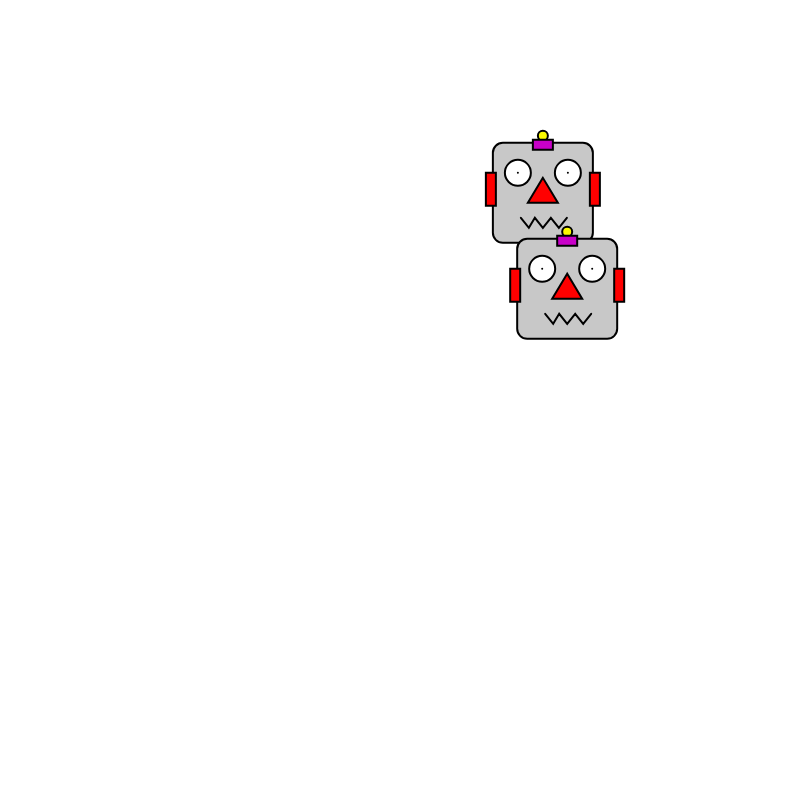
Frame 1 (no input)
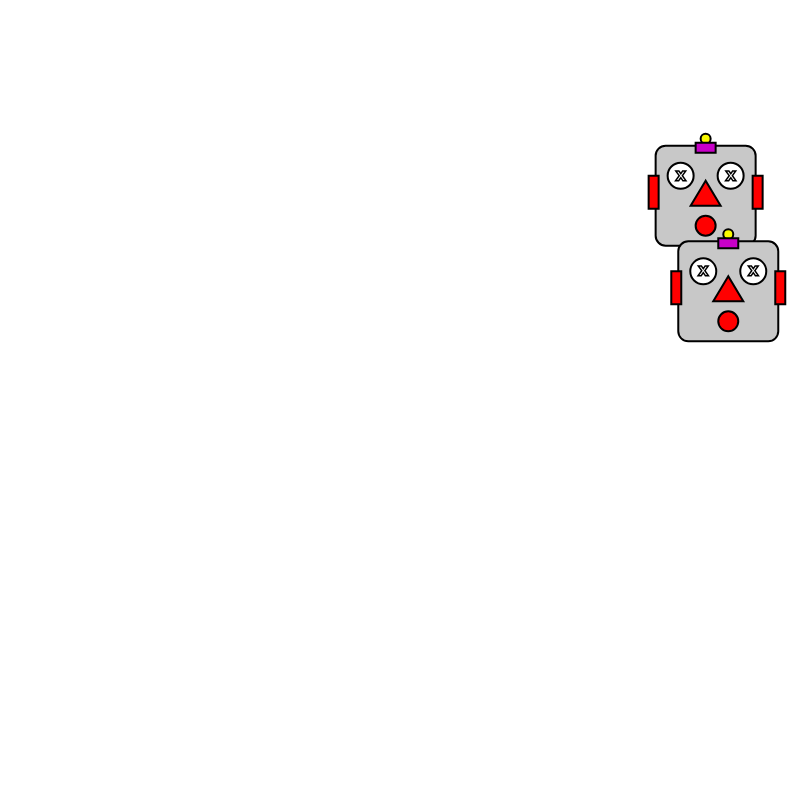
Frame 60 (no input)
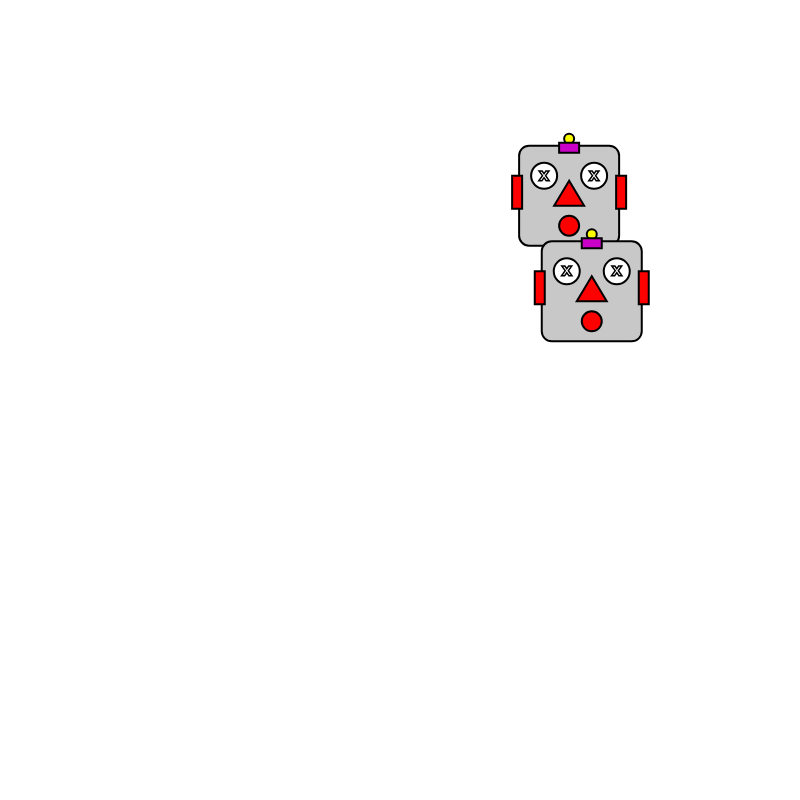
Frame 120 (the mouse pressed at the canvas centre since frame 60)

The p5.js sketch that drew these frames (run headless with seeded random() and noise() and a simulated clock; from frame 60 on, the mouse is pressed at the canvas centre):

// p5.js sketch
// ── sketch.js
/// <reference path="/Users/bgmacbook/Documents/UoL Computer Science/CM1005 - ITP1/p5.intellisense/p5.global-mode.d.ts" />
/*
Hack it: Conditionals

c Make the robot heads bounce of the sides of the canvas.

You'll need to write several if statements to test if the robots have reached
the edge of the screen.

HINT:
You can easy switch the direction of the robot by mulitplying the current speed
by -1 I.E.

robotSpeed_x *= -1;

Extensions and alternatives
1. Customise the robots and add additional animations, such as flashing antenna
or mouths

2. Instead of bouncing of the edge of the screen make the robots wrap around to the
other corner

3. Make the robots bouce off one another as well. (this is quite tricky so don't
get into it unless you are feeling confident and have the time!)

*/

var robot1_x;
var robot1_y;
var robot1Speed_x;
var robot1Speed_y;
var robot1Surprised;

var robot2_x;
var robot2_y;
var robot2Speed_x;
var robot2Speed_y;
var robot2Surprised;

function setup()
{
	//create a canvas for the robot
	createCanvas(800, 800);
	robot1_x = random(0, width - 110);
	robot1_y = random(0, height - 110);

	robot2_x = random(0, width - 110);
	robot2_y = random(0, height - 110);

	robot1Speed_x = random(2, 5);
	robot1Speed_y = random(2, 5);

	robot2Speed_x = random(2, 5);
	robot2Speed_y = random(2, 5);
}

function draw()
{
	background(255);
	strokeWeight(2);

	//robot heads
	fill(200);
	rect(robot1_x, robot1_y, 100, 100, 10);
	rect(robot2_x, robot2_y, 100, 100, 10);
	//ears
	fill(255, 0, 0);
	//robot 1
	rect(robot1_x - 7, robot1_y + 30, 10, 33);
	rect(robot1_x + 97, robot1_y + 30, 10, 33);
	//robot 2
	rect(robot2_x - 7, robot2_y + 30, 10, 33);
	rect(robot2_x + 97, robot2_y + 30, 10, 33);
	//robots' antennas
	fill(250, 250, 0);
	ellipse(robot1_x + 50, robot1_y - 7, 10, 10);
	ellipse(robot2_x + 50, robot2_y - 7, 10, 10);
	fill(200, 0, 200);
	rect(robot1_x + 40, robot1_y - 3, 20, 10);
	rect(robot2_x + 40, robot2_y - 3, 20, 10);
	//robot 1's eyes
	fill(255);
	ellipse(robot1_x + 25, robot1_y + 30, 26, 26);
	ellipse(robot1_x + 75, robot1_y + 30, 26, 26);
	if(robot1Surprised >0){
		push();
		stroke(0);
		strokeWeight(3);
		text("X",robot1_x + 21, robot1_y + 34);
		text("X",robot1_x + 71, robot1_y + 34);
		pop();
		robot1Surprised -=1;
	}else{
		point(robot1_x + 25, robot1_y + 30);
		point(robot1_x + 75, robot1_y + 30);
	};
	//robot 2's eyes
	fill(255);
	ellipse(robot2_x + 25, robot2_y + 30, 26, 26);
	ellipse(robot2_x + 75, robot2_y + 30, 26, 26);
	if(robot2Surprised >0){
		push();
		stroke(0);
		strokeWeight(3);
		text("X",robot2_x + 21, robot2_y + 34);
		text("X",robot2_x + 71, robot2_y + 34);
		pop();
		robot2Surprised -=1;
	}else{
		point(robot2_x + 25, robot2_y + 30);
		point(robot2_x + 75, robot2_y + 30);
	};
	//robots' noses
	fill(255, 0, 0);
	triangle(robot1_x + 50, robot1_y + 35, robot1_x + 35, robot1_y + 60, robot1_x + 65, robot1_y + 60);
	triangle(robot2_x + 50, robot2_y + 35, robot2_x + 35, robot2_y + 60, robot2_x + 65, robot2_y + 60);
	//robot 1 mouth
	if(robot1Surprised >0){
		ellipse(robot1_x+50,robot1_y+80,20,20);
		robot1Surprised -=1;
	}else{
		noFill();
		beginShape();
		vertex(robot1_x + 28, robot1_y + 75);
		vertex(robot1_x + 36, robot1_y + 85);
		vertex(robot1_x + 42, robot1_y + 75);
		vertex(robot1_x + 50, robot1_y + 85);
		vertex(robot1_x + 58, robot1_y + 75);
		vertex(robot1_x + 66, robot1_y + 85);
		vertex(robot1_x + 74, robot1_y + 75);
		endShape();
	};
	//robot 2 mouth
	if(robot2Surprised >0){
		ellipse(robot2_x+50,robot2_y+80,20,20);
		robot2Surprised -=1;
	}else{
		noFill();
		beginShape();
		vertex(robot2_x + 28, robot2_y + 75);
		vertex(robot2_x + 36, robot2_y + 85);
		vertex(robot2_x + 42, robot2_y + 75);
		vertex(robot2_x + 50, robot2_y + 85);
		vertex(robot2_x + 58, robot2_y + 75);
		vertex(robot2_x + 66, robot2_y + 85);
		vertex(robot2_x + 74, robot2_y + 75);
		endShape();
	};
	//update the robots location
	robot1_x += robot1Speed_x;
	robot1_y += robot1Speed_y;
	robot2_x += robot2Speed_x;
	robot2_y += robot2Speed_y;

	//place your if statements here
	if(robot1_x+110 >= width || robot1_x-10 <= 0){
		robot1Speed_x *= -1;
		robot1Surprised = 20;
	};
	
	if(robot1_y+100 >= height || robot1_y-10 <= 0){
		robot1Speed_y *= -1;
		robot1Surprised = 20;
	};
	
	if(robot2_x+110 >= width || robot2_x-10 <= 0){
		robot2Speed_x *= -1;
		robot2Surprised = 20;
	};
	
	if(robot2_y+100 >= height || robot2_y-10 <= 0){
		robot2Speed_y *= -1;
		robot2Surprised = 20;
	};
	
	//detect collision state
	if(abs(robot1_x-robot2_x)<100 && abs(robot1_y-robot2_y)<100){
		robot1Surprised = 20;
		robot2Surprised = 20;
		if (robot1Speed_x = robot2Speed_x){			//if both are travelling the same X direction
			robot1Speed_y *= -1;					//only reverse Y's
			robot2Speed_y *= -1;
		}else if (robot1Speed_y = robot2Speed_y){	//if both are travelling the same Y direction
			robot1Speed_x *= -1;					//only reverse X's
			robot2Speed_x *= -1;
		}else{
			robot1Speed_x *= -1;					//otherwise reverse both X and Y
			robot1Speed_y *= -1;
			robot2Speed_x *= -1;
			robot2Speed_y *= -1;
		}
	}

}
